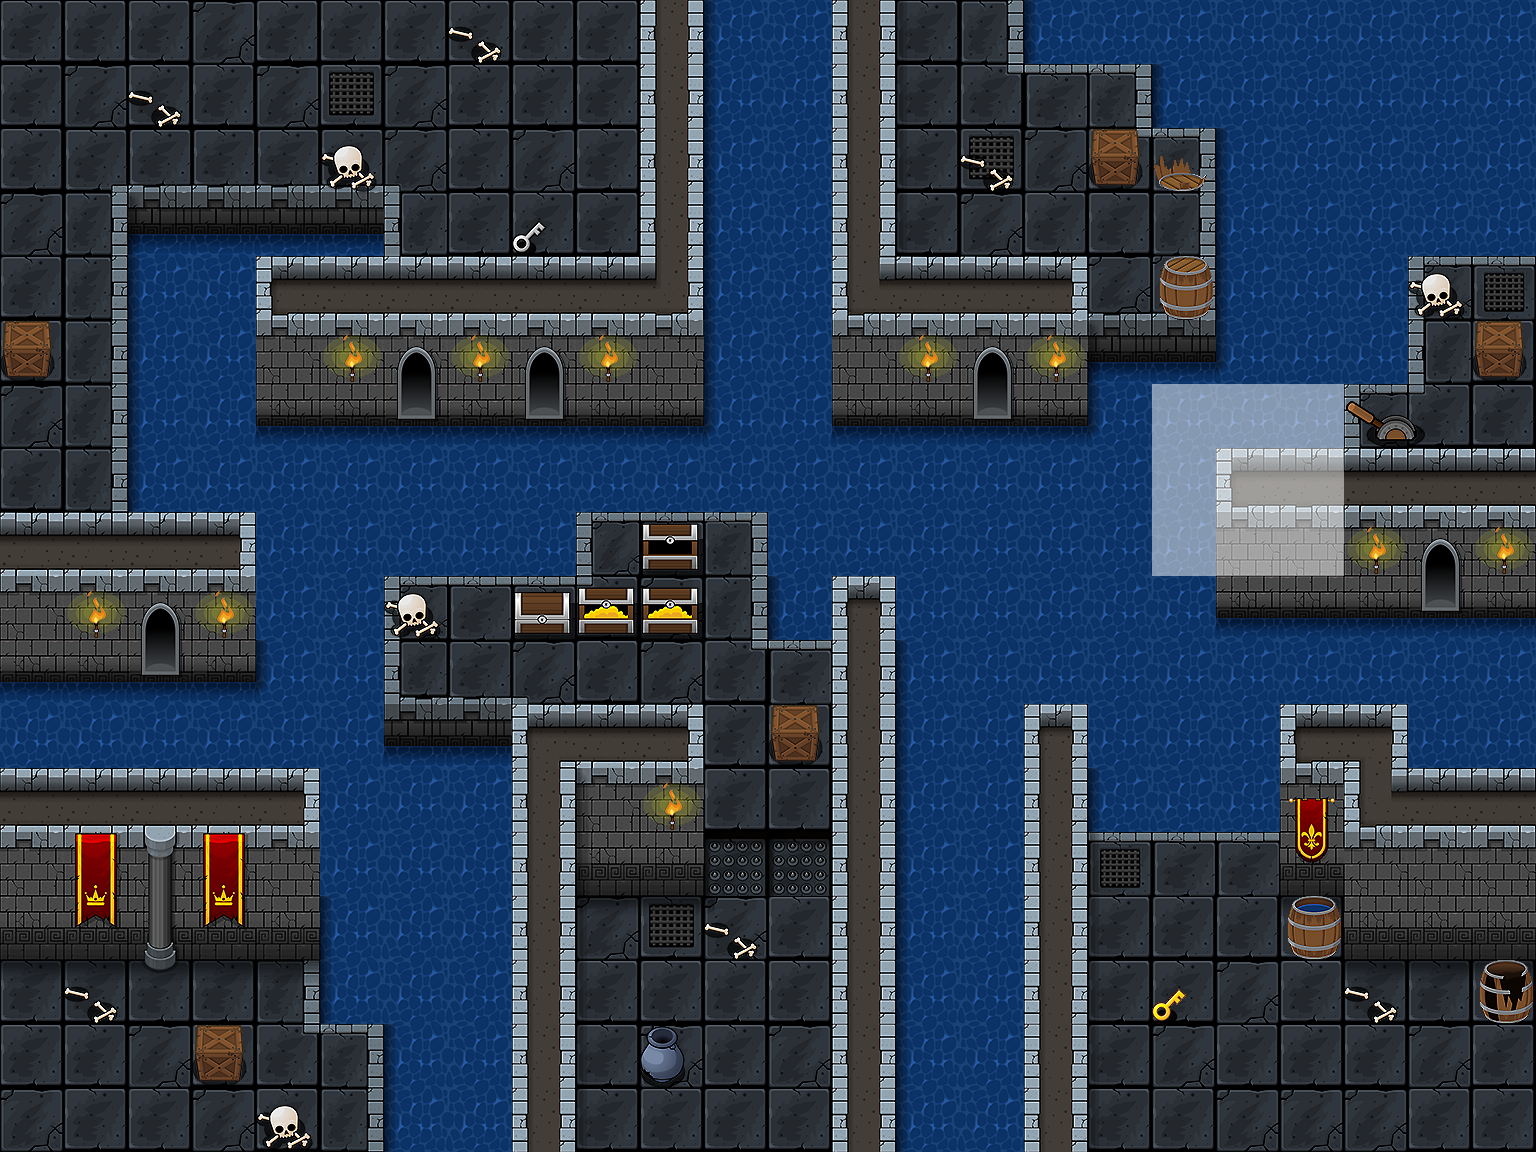

A level layout from a 2D game, rendered from its tile map. Below: a short description, then the map file with its tile-grid data intact:
An orthogonal 24x18 tile map with 64x64 px tiles, 4 tile layers (flour, blockLayer, onBlockLayer, drawLayer).

<map version="1.0" tiledversion="1.1.6" orientation="orthogonal" renderorder="right-down" width="24" height="18" tilewidth="64" tileheight="64" infinite="0" nextobjectid="1">
 <tileset firstgid="1" name="tileSheets01-10" tilewidth="64" tileheight="64" tilecount="273" columns="13">
  <image source="tileSheet.png" width="832" height="1344" />
 </tileset>
 <layer name="flour" width="24" height="18">
  <data encoding="csv">
56,56,56,57,56,56,56,56,56,56,0,133,134,0,33,81,134,134,134,134,134,134,134,134,
56,57,56,56,57,58,57,56,56,56,0,133,134,0,33,94,96,119,134,134,134,134,134,134,
56,68,70,70,70,70,72,56,57,56,0,133,134,0,33,58,57,94,119,133,134,134,134,134,
57,81,82,83,83,83,85,56,56,56,0,133,134,0,33,57,56,56,81,133,134,134,134,134,
56,81,133,134,0,0,0,0,0,0,0,133,134,0,0,0,0,69,132,133,134,134,118,95,
56,81,133,134,0,0,0,0,0,0,0,133,134,0,0,0,0,82,83,146,134,134,85,56,
57,81,133,134,0,0,0,0,0,0,0,146,134,0,0,0,0,146,0,0,0,118,98,56,
56,81,133,134,134,134,134,134,134,134,134,134,134,134,134,134,134,134,0,0,0,0,0,0,
0,0,0,0,134,134,134,134,134,118,96,119,134,134,134,134,134,134,0,0,0,0,0,0,
0,0,0,0,134,134,118,96,96,98,57,81,133,0,134,134,134,134,134,0,0,0,0,0,
0,0,0,0,146,134,131,70,72,56,57,94,96,0,133,134,134,134,134,134,134,134,134,134,
134,134,134,134,134,134,83,83,0,0,0,56,56,0,133,134,0,134,134,134,0,0,134,134,
0,0,0,0,0,134,134,134,0,0,0,56,56,0,133,134,0,133,134,134,0,0,0,0,
0,0,0,0,0,134,134,134,0,0,0,230,230,0,133,134,0,95,96,96,0,0,0,0,
0,0,0,0,0,133,134,134,0,41,42,46,56,0,133,134,0,33,56,56,45,0,0,0,
45,45,44,45,81,133,134,134,0,33,56,56,56,0,133,134,0,33,56,57,56,45,45,45,
56,56,57,56,94,119,133,134,0,33,57,56,57,0,133,134,0,33,57,56,56,56,57,56,
57,56,56,57,56,81,133,134,0,33,56,56,56,0,133,134,0,33,56,57,57,57,56,56
</data>
 </layer>
 <layer name="blockLayer" width="24" height="18">
  <data encoding="csv">
0,0,0,0,0,0,0,180,0,0,27,0,0,27,0,0,133,0,0,0,0,0,0,0,
0,0,180,0,0,0,0,0,0,0,27,0,0,27,0,0,0,0,133,0,0,0,0,0,
0,0,0,0,0,179,0,0,0,0,27,0,0,27,0,180,0,169,244,0,0,0,0,0,
0,0,0,0,0,0,0,0,182,0,27,0,0,27,0,0,0,0,0,0,0,0,0,0,
0,0,0,0,2,5,5,5,5,5,75,0,0,74,5,5,6,0,235,0,0,0,179,0,
169,0,0,0,19,19,19,19,19,19,19,0,0,19,19,19,19,0,0,0,0,0,0,169,
0,0,0,0,79,79,79,79,79,79,79,0,0,79,79,79,79,0,0,0,0,248,249,0,
0,0,0,0,0,0,0,0,0,0,0,0,0,0,0,0,0,0,0,0,0,5,5,5,
5,5,5,6,0,0,0,0,0,0,168,0,0,0,0,0,0,0,0,0,0,19,19,19,
19,19,19,19,0,0,179,0,166,164,164,0,0,14,0,0,0,0,0,79,79,79,79,79,
79,79,79,79,0,0,0,0,0,0,0,0,0,27,0,0,0,0,0,0,0,0,0,0,
0,0,0,0,0,0,0,0,61,5,6,0,169,27,0,0,14,0,0,0,2,62,0,0,
5,5,5,5,6,0,0,0,27,15,19,0,0,27,0,0,27,0,0,0,17,74,5,5,
19,16,18,16,19,0,0,0,27,28,32,0,0,27,0,0,27,0,0,0,30,19,19,19,
32,29,31,29,32,0,0,0,27,0,0,180,0,27,0,0,27,0,0,0,236,32,32,32,
0,180,0,0,0,0,0,0,27,0,0,0,0,27,0,0,27,0,181,0,0,180,0,238,
0,0,0,169,0,0,0,0,27,0,178,0,0,27,0,0,27,0,0,0,0,0,0,0,
0,0,0,0,179,0,0,0,27,0,0,0,0,27,0,0,27,0,0,0,0,0,0,0
</data>
 </layer>
 <layer name="onBlockLayer" width="24" height="18">
  <data encoding="csv">
0,0,0,0,0,0,0,0,0,0,0,0,0,0,0,0,0,0,0,0,0,0,0,0,
0,0,0,0,0,0,0,0,0,0,0,0,0,0,0,0,0,0,0,0,0,0,0,0,
0,0,0,0,0,0,0,0,0,0,0,0,0,0,0,0,0,0,0,0,0,0,0,0,
0,0,0,0,0,0,0,0,0,0,0,0,0,0,0,0,0,0,0,0,0,0,0,0,
0,0,0,0,0,0,0,0,0,0,0,0,0,0,0,0,0,0,0,0,0,0,0,0,
0,0,0,0,0,191,208,191,208,191,0,0,0,0,191,208,191,0,0,0,0,0,0,0,
0,0,0,0,0,0,221,0,221,0,0,0,0,0,0,221,0,0,0,0,0,0,0,0,
0,0,0,0,0,0,0,0,0,0,0,0,0,0,0,0,0,0,0,0,0,0,0,0,
0,0,0,0,0,0,0,0,0,0,0,0,0,0,0,0,0,0,0,0,0,191,208,191,
0,191,208,191,0,0,0,0,0,0,0,0,0,0,0,0,0,0,0,0,0,0,221,0,
0,0,221,0,0,0,0,0,0,0,0,0,0,0,0,0,0,0,0,0,0,0,0,0,
0,0,0,0,0,0,0,0,0,0,0,0,0,0,0,0,0,0,0,0,0,0,0,0,
0,0,0,0,0,0,0,0,0,0,191,0,0,0,0,0,0,0,0,0,0,0,0,0,
0,0,0,0,0,0,0,0,0,0,0,0,0,0,0,0,0,109,0,0,0,0,0,0,
0,0,0,0,0,0,0,0,0,0,0,0,0,0,0,0,0,0,0,0,0,0,0,0,
0,0,0,0,121,0,0,0,0,0,0,0,0,0,0,0,0,0,0,0,0,0,0,0,
0,0,0,0,0,0,0,0,0,0,0,0,0,0,0,0,0,0,0,0,0,0,0,0,
0,0,0,0,0,0,0,0,0,0,0,0,0,0,0,0,0,0,0,0,0,0,0,0
</data>
 </layer>
 <layer name="drawLayer" width="24" height="18">
  <data encoding="csv">
0,0,0,0,0,0,0,0,0,0,0,0,0,0,0,0,0,0,0,0,0,0,0,0,
0,0,0,0,0,0,0,0,0,0,0,0,0,0,0,0,0,0,0,0,0,0,0,0,
0,0,0,0,0,0,0,0,0,0,0,0,0,0,0,0,0,0,0,0,0,0,0,0,
0,0,0,0,0,0,0,0,0,0,0,0,0,0,0,0,0,0,0,0,0,0,0,0,
0,0,0,0,0,0,0,0,0,0,0,0,0,0,0,0,0,0,0,0,0,0,0,0,
0,0,0,0,0,0,0,0,0,0,0,0,0,0,0,0,0,0,0,0,0,0,0,0,
0,0,0,0,0,0,0,0,0,0,0,0,0,0,0,0,0,0,268,268,268,0,0,0,
0,0,0,0,0,0,0,0,0,0,0,0,0,0,0,0,0,0,268,264,265,0,0,0,
0,0,0,0,0,0,0,0,0,0,0,0,0,0,0,0,0,0,268,270,270,0,0,0,
0,0,0,0,0,0,0,0,0,0,0,0,0,0,0,0,0,0,0,0,0,0,0,0,
0,0,0,0,0,0,0,0,0,0,0,0,0,0,0,0,0,0,0,0,0,0,0,0,
0,0,0,0,0,0,0,0,0,0,0,0,0,0,0,0,0,0,0,0,0,0,0,0,
0,0,0,0,0,0,0,0,0,0,0,0,0,0,0,0,0,0,0,0,0,0,0,0,
0,0,0,0,0,0,0,0,0,0,0,0,0,0,0,0,0,0,0,0,0,0,0,0,
0,0,0,0,0,0,0,0,0,0,0,0,0,0,0,0,0,0,0,0,0,0,0,0,
0,0,0,0,0,0,0,0,0,0,0,0,0,0,0,0,0,0,0,0,0,0,0,0,
0,0,0,0,0,0,0,0,0,0,0,0,0,0,0,0,0,0,0,0,0,0,0,0,
0,0,0,0,0,0,0,0,0,0,0,0,0,0,0,0,0,0,0,0,0,0,0,0
</data>
 </layer>
</map>
